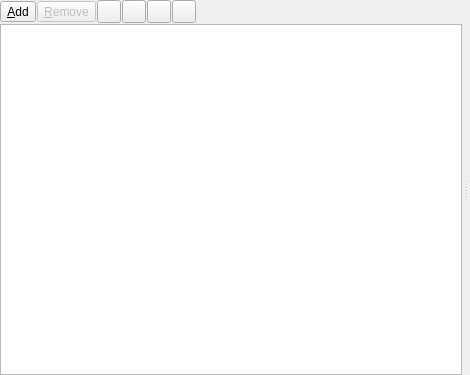
<?xml version="1.0" encoding="UTF-8"?>
<ui version="4.0">
 <class>ItemOrderList</class>
 <widget class="QWidget" name="ItemOrderList">
  <property name="geometry">
   <rect>
    <x>0</x>
    <y>0</y>
    <width>470</width>
    <height>375</height>
   </rect>
  </property>
  <layout class="QVBoxLayout" name="verticalLayout_6">
   <property name="leftMargin">
    <number>0</number>
   </property>
   <property name="topMargin">
    <number>0</number>
   </property>
   <property name="rightMargin">
    <number>0</number>
   </property>
   <property name="bottomMargin">
    <number>0</number>
   </property>
   <item>
    <widget class="QSplitter" name="splitter">
     <property name="sizePolicy">
      <sizepolicy hsizetype="Expanding" vsizetype="MinimumExpanding">
       <horstretch>0</horstretch>
       <verstretch>0</verstretch>
      </sizepolicy>
     </property>
     <property name="orientation">
      <enum>Qt::Horizontal</enum>
     </property>
     <property name="handleWidth">
      <number>8</number>
     </property>
     <widget class="QWidget" name="verticalLayoutWidget">
      <layout class="QVBoxLayout" name="verticalLayout">
       <property name="spacing">
        <number>1</number>
       </property>
       <item>
        <layout class="QHBoxLayout" name="horizontalLayout">
         <item>
          <widget class="QToolButton" name="pushButtonAdd">
           <property name="toolTip">
            <string/>
           </property>
           <property name="text">
            <string>&amp;Add</string>
           </property>
           <property name="toolButtonStyle">
            <enum>Qt::ToolButtonTextBesideIcon</enum>
           </property>
          </widget>
         </item>
         <item>
          <widget class="QToolButton" name="pushButtonRemove">
           <property name="enabled">
            <bool>false</bool>
           </property>
           <property name="text">
            <string>&amp;Remove</string>
           </property>
           <property name="toolButtonStyle">
            <enum>Qt::ToolButtonTextBesideIcon</enum>
           </property>
          </widget>
         </item>
         <item>
          <widget class="QToolButton" name="pushButtonUp">
           <property name="toolTip">
            <string extracomment="Button moves current item one row up">Move up</string>
           </property>
           <property name="toolButtonStyle">
            <enum>Qt::ToolButtonIconOnly</enum>
           </property>
          </widget>
         </item>
         <item>
          <widget class="QToolButton" name="pushButtonDown">
           <property name="toolTip">
            <string extracomment="Button moves current item one row down">Move down</string>
           </property>
           <property name="toolButtonStyle">
            <enum>Qt::ToolButtonIconOnly</enum>
           </property>
          </widget>
         </item>
         <item>
          <widget class="QToolButton" name="pushButtonTop">
           <property name="toolTip">
            <string extracomment="Button moves current item to the top">Move to the top</string>
           </property>
           <property name="toolButtonStyle">
            <enum>Qt::ToolButtonIconOnly</enum>
           </property>
          </widget>
         </item>
         <item>
          <widget class="QToolButton" name="pushButtonBottom">
           <property name="toolTip">
            <string extracomment="Button moves current item to the bottom">Move to the bottom</string>
           </property>
           <property name="toolButtonStyle">
            <enum>Qt::ToolButtonIconOnly</enum>
           </property>
          </widget>
         </item>
         <item>
          <spacer name="horizontalSpacer">
           <property name="orientation">
            <enum>Qt::Horizontal</enum>
           </property>
           <property name="sizeHint" stdset="0">
            <size>
             <width>40</width>
             <height>0</height>
            </size>
           </property>
          </spacer>
         </item>
        </layout>
       </item>
       <item>
        <widget class="QListWidget" name="listWidgetItems">
         <property name="dragDropMode">
          <enum>QAbstractItemView::InternalMove</enum>
         </property>
         <property name="selectionMode">
          <enum>QAbstractItemView::ExtendedSelection</enum>
         </property>
        </widget>
       </item>
      </layout>
     </widget>
     <widget class="QWidget" name="widgetParent" native="true">
      <property name="focusPolicy">
       <enum>Qt::StrongFocus</enum>
      </property>
      <layout class="QVBoxLayout" name="widgetLayout">
       <property name="spacing">
        <number>0</number>
       </property>
       <property name="leftMargin">
        <number>0</number>
       </property>
       <property name="topMargin">
        <number>0</number>
       </property>
       <property name="rightMargin">
        <number>0</number>
       </property>
       <property name="bottomMargin">
        <number>0</number>
       </property>
      </layout>
     </widget>
    </widget>
   </item>
  </layout>
 </widget>
 <tabstops>
  <tabstop>listWidgetItems</tabstop>
  <tabstop>widgetParent</tabstop>
  <tabstop>pushButtonAdd</tabstop>
  <tabstop>pushButtonRemove</tabstop>
 </tabstops>
 <resources/>
 <connections/>
</ui>
